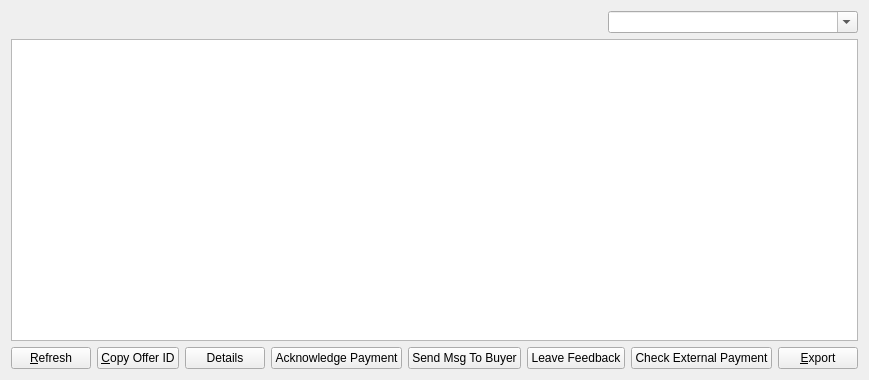
<?xml version="1.0" encoding="UTF-8"?>
<ui version="4.0">
 <class>MyAcceptedOfferListPage</class>
 <widget class="QWidget" name="MyAcceptedOfferListPage">
  <property name="geometry">
   <rect>
    <x>0</x>
    <y>0</y>
    <width>805</width>
    <height>380</height>
   </rect>
  </property>
  <property name="windowTitle">
   <string>My Accepted Offers</string>
  </property>
  <layout class="QVBoxLayout" name="verticalLayout">
   <item>
    <layout class="QHBoxLayout" name="horizontalLayout_2">
     <item>
      <widget class="QLabel" name="labelExplanation">
       <property name="textFormat">
        <enum>Qt::PlainText</enum>
       </property>
       <property name="wordWrap">
        <bool>true</bool>
       </property>
      </widget>
     </item>
     <item>
      <widget class="QComboBox" name="displayListAlias">
       <property name="maximumSize">
        <size>
         <width>250</width>
         <height>16777215</height>
        </size>
       </property>
       <property name="editable">
        <bool>true</bool>
       </property>
      </widget>
     </item>
    </layout>
   </item>
   <item>
    <widget class="QTableView" name="tableView">
     <property name="contextMenuPolicy">
      <enum>Qt::CustomContextMenu</enum>
     </property>
     <property name="toolTip">
      <string/>
     </property>
     <property name="tabKeyNavigation">
      <bool>false</bool>
     </property>
     <property name="alternatingRowColors">
      <bool>true</bool>
     </property>
     <property name="selectionMode">
      <enum>QAbstractItemView::SingleSelection</enum>
     </property>
     <property name="selectionBehavior">
      <enum>QAbstractItemView::SelectRows</enum>
     </property>
     <property name="sortingEnabled">
      <bool>true</bool>
     </property>
     <attribute name="verticalHeaderVisible">
      <bool>false</bool>
     </attribute>
    </widget>
   </item>
   <item>
    <layout class="QHBoxLayout" name="horizontalLayout">
     <item>
      <widget class="QPushButton" name="refreshButton">
       <property name="maximumSize">
        <size>
         <width>16777215</width>
         <height>48</height>
        </size>
       </property>
       <property name="toolTip">
        <string>Refresh your accepted offer list</string>
       </property>
       <property name="text">
        <string>&amp;Refresh</string>
       </property>
      </widget>
     </item>
     <item>
      <widget class="QPushButton" name="copyOffer">
       <property name="toolTip">
        <string>Copy the currently selected offer to the system clipboard</string>
       </property>
       <property name="text">
        <string>&amp;Copy Offer ID</string>
       </property>
      </widget>
     </item>
     <item>
      <widget class="QPushButton" name="detailButton">
       <property name="toolTip">
        <string>Details of the currently accepted offer</string>
       </property>
       <property name="text">
        <string>Details</string>
       </property>
      </widget>
     </item>
     <item>
      <widget class="QPushButton" name="ackButton">
       <property name="text">
        <string>Acknowledge Payment</string>
       </property>
      </widget>
     </item>
     <item>
      <widget class="QPushButton" name="messageButton">
       <property name="toolTip">
        <string>Send message to buyer</string>
       </property>
       <property name="text">
        <string>Send Msg To Buyer</string>
       </property>
      </widget>
     </item>
     <item>
      <widget class="QPushButton" name="feedbackButton">
       <property name="text">
        <string>Leave Feedback</string>
       </property>
      </widget>
     </item>
     <item>
      <widget class="QPushButton" name="extButton">
       <property name="toolTip">
        <string>Check payment for this offer from an external chain</string>
       </property>
       <property name="text">
        <string>Check External Payment</string>
       </property>
      </widget>
     </item>
     <item>
      <spacer name="horizontalSpacer">
       <property name="orientation">
        <enum>Qt::Horizontal</enum>
       </property>
       <property name="sizeHint" stdset="0">
        <size>
         <width>40</width>
         <height>20</height>
        </size>
       </property>
      </spacer>
     </item>
     <item>
      <widget class="QPushButton" name="exportButton">
       <property name="toolTip">
        <string>Export the data in the current tab to a file</string>
       </property>
       <property name="text">
        <string>&amp;Export</string>
       </property>
      </widget>
     </item>
    </layout>
   </item>
  </layout>
 </widget>
 <resources>
  <include location="../syscoin.qrc"/>
 </resources>
 <connections/>
</ui>
